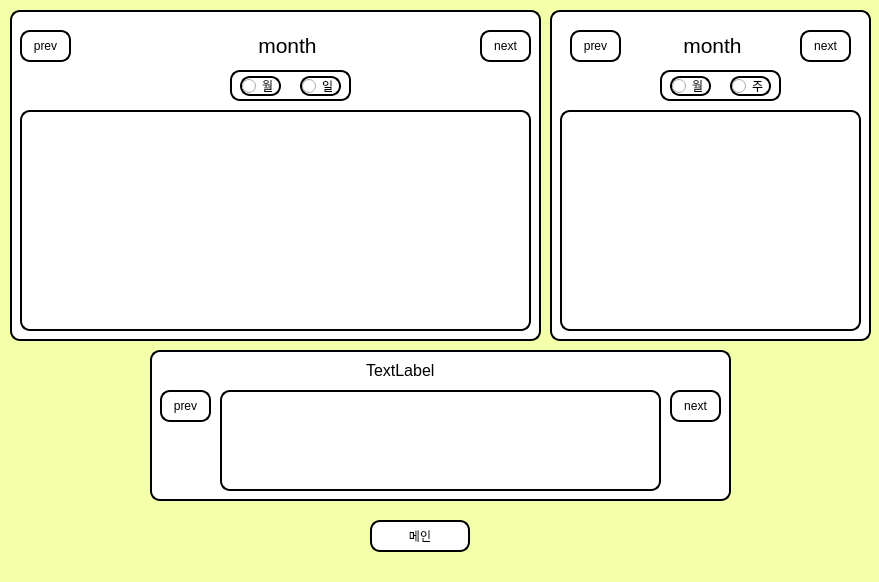
<?xml version="1.0" encoding="UTF-8"?>
<ui version="4.0">
 <class>Form</class>
 <widget class="QWidget" name="Form">
  <property name="geometry">
   <rect>
    <x>0</x>
    <y>0</y>
    <width>879</width>
    <height>582</height>
   </rect>
  </property>
  <property name="windowTitle">
   <string>Form</string>
  </property>
  <property name="styleSheet">
   <string notr="true">background-color:rgb(244, 255, 169);
font: 700 13pt &quot;Nanum Gothic&quot;; color:rgb(0, 0, 0);</string>
  </property>
  <widget class="QGroupBox" name="groupBox1">
   <property name="geometry">
    <rect>
     <x>10</x>
     <y>10</y>
     <width>531</width>
     <height>331</height>
    </rect>
   </property>
   <property name="styleSheet">
    <string notr="true">background-color:rgb(255, 255, 255);
border: 2px solid rgb(0, 0, 0);
border-radius: 10px
</string>
   </property>
   <property name="title">
    <string/>
   </property>
   <widget class="QWidget" name="verticalLayoutWidget">
    <property name="geometry">
     <rect>
      <x>10</x>
      <y>100</y>
      <width>511</width>
      <height>221</height>
     </rect>
    </property>
    <layout class="QVBoxLayout" name="graph_verticalLayout"/>
   </widget>
   <widget class="QPushButton" name="next">
    <property name="geometry">
     <rect>
      <x>470</x>
      <y>20</y>
      <width>51</width>
      <height>32</height>
     </rect>
    </property>
    <property name="text">
     <string>next</string>
    </property>
   </widget>
   <widget class="QPushButton" name="prev">
    <property name="geometry">
     <rect>
      <x>10</x>
      <y>20</y>
      <width>51</width>
      <height>32</height>
     </rect>
    </property>
    <property name="text">
     <string>prev</string>
    </property>
   </widget>
   <widget class="QLabel" name="month">
    <property name="geometry">
     <rect>
      <x>220</x>
      <y>20</y>
      <width>111</width>
      <height>31</height>
     </rect>
    </property>
    <property name="whatsThis">
     <string>&lt;html&gt;&lt;head/&gt;&lt;body&gt;&lt;p align=&quot;right&quot;&gt;aaaa&lt;/p&gt;&lt;/body&gt;&lt;/html&gt;</string>
    </property>
    <property name="styleSheet">
     <string notr="true">background-color:rgb(255, 255, 255);
border: 2px solid white;
border-radius: 10px; 
selection-background-color: darkgray; 
font-size: 16px;
setalignment: center;

</string>
    </property>
    <property name="text">
     <string>&lt;html&gt;&lt;head/&gt;&lt;body&gt;&lt;p align=&quot;center&quot;&gt;&lt;span style=&quot; font-size:16pt;&quot;&gt;month&lt;/span&gt;&lt;/p&gt;&lt;/body&gt;&lt;/html&gt;</string>
    </property>
   </widget>
   <widget class="QGroupBox" name="groupBox_2">
    <property name="geometry">
     <rect>
      <x>220</x>
      <y>60</y>
      <width>121</width>
      <height>31</height>
     </rect>
    </property>
    <property name="title">
     <string/>
    </property>
    <widget class="QRadioButton" name="db_3">
     <property name="geometry">
      <rect>
       <x>10</x>
       <y>6</y>
       <width>41</width>
       <height>20</height>
      </rect>
     </property>
     <property name="text">
      <string>월</string>
     </property>
    </widget>
    <widget class="QRadioButton" name="db">
     <property name="geometry">
      <rect>
       <x>70</x>
       <y>6</y>
       <width>41</width>
       <height>20</height>
      </rect>
     </property>
     <property name="text">
      <string>일</string>
     </property>
    </widget>
   </widget>
  </widget>
  <widget class="QWidget" name="ww" native="true">
   <property name="geometry">
    <rect>
     <x>210</x>
     <y>510</y>
     <width>401</width>
     <height>51</height>
    </rect>
   </property>
   <widget class="QPushButton" name="rb2">
    <property name="geometry">
     <rect>
      <x>160</x>
      <y>10</y>
      <width>100</width>
      <height>32</height>
     </rect>
    </property>
    <property name="styleSheet">
     <string notr="true">background-color:rgb(255, 255, 255);
border: 2px solid rgb(0, 0, 0);
border-radius: 10px</string>
    </property>
    <property name="text">
     <string>메인</string>
    </property>
   </widget>
  </widget>
  <widget class="QGroupBox" name="groupBox2">
   <property name="geometry">
    <rect>
     <x>550</x>
     <y>10</y>
     <width>321</width>
     <height>331</height>
    </rect>
   </property>
   <property name="styleSheet">
    <string notr="true">background-color:rgb(255, 255, 255);
border: 2px solid rgb(0, 0, 0);
border-radius: 10px
</string>
   </property>
   <property name="title">
    <string/>
   </property>
   <widget class="QWidget" name="verticalLayoutWidget_2">
    <property name="geometry">
     <rect>
      <x>10</x>
      <y>100</y>
      <width>301</width>
      <height>221</height>
     </rect>
    </property>
    <layout class="QVBoxLayout" name="graph_verticalLayout1"/>
   </widget>
   <widget class="QPushButton" name="prev_2">
    <property name="geometry">
     <rect>
      <x>20</x>
      <y>20</y>
      <width>51</width>
      <height>32</height>
     </rect>
    </property>
    <property name="text">
     <string>prev</string>
    </property>
   </widget>
   <widget class="QPushButton" name="next_2">
    <property name="geometry">
     <rect>
      <x>250</x>
      <y>20</y>
      <width>51</width>
      <height>32</height>
     </rect>
    </property>
    <property name="text">
     <string>next</string>
    </property>
   </widget>
   <widget class="QLabel" name="month_2">
    <property name="geometry">
     <rect>
      <x>90</x>
      <y>20</y>
      <width>141</width>
      <height>31</height>
     </rect>
    </property>
    <property name="styleSheet">
     <string notr="true">background-color:rgb(255, 255, 255);
border: 2px solid white;
border-radius: 10px; 
selection-background-color: darkgray; 
font-size: 16px;
text-align: center;

</string>
    </property>
    <property name="text">
     <string>&lt;html&gt;&lt;head/&gt;&lt;body&gt;&lt;p align=&quot;center&quot;&gt;&lt;span style=&quot; font-size:16pt;&quot;&gt;month&lt;/span&gt;&lt;/p&gt;&lt;/body&gt;&lt;/html&gt;</string>
    </property>
   </widget>
   <widget class="QGroupBox" name="groupBox_3">
    <property name="geometry">
     <rect>
      <x>110</x>
      <y>60</y>
      <width>121</width>
      <height>31</height>
     </rect>
    </property>
    <property name="title">
     <string/>
    </property>
    <widget class="QRadioButton" name="mb_2">
     <property name="geometry">
      <rect>
       <x>10</x>
       <y>6</y>
       <width>41</width>
       <height>20</height>
      </rect>
     </property>
     <property name="text">
      <string>월</string>
     </property>
    </widget>
    <widget class="QRadioButton" name="db_2">
     <property name="geometry">
      <rect>
       <x>70</x>
       <y>6</y>
       <width>41</width>
       <height>20</height>
      </rect>
     </property>
     <property name="text">
      <string>주</string>
     </property>
    </widget>
   </widget>
  </widget>
  <widget class="QGroupBox" name="groupBox">
   <property name="geometry">
    <rect>
     <x>150</x>
     <y>350</y>
     <width>581</width>
     <height>151</height>
    </rect>
   </property>
   <property name="styleSheet">
    <string notr="true">background-color:rgb(255, 255, 255);
border: 2px solid rgb(0, 0, 0);
border-radius: 10px
</string>
   </property>
   <property name="title">
    <string/>
   </property>
   <widget class="QTextBrowser" name="textBrowser">
    <property name="geometry">
     <rect>
      <x>70</x>
      <y>40</y>
      <width>441</width>
      <height>101</height>
     </rect>
    </property>
   </widget>
   <widget class="QPushButton" name="prev_3">
    <property name="geometry">
     <rect>
      <x>10</x>
      <y>40</y>
      <width>51</width>
      <height>32</height>
     </rect>
    </property>
    <property name="text">
     <string>prev</string>
    </property>
   </widget>
   <widget class="QPushButton" name="next_3">
    <property name="geometry">
     <rect>
      <x>520</x>
      <y>40</y>
      <width>51</width>
      <height>32</height>
     </rect>
    </property>
    <property name="text">
     <string>next</string>
    </property>
   </widget>
   <widget class="QLabel" name="label">
    <property name="geometry">
     <rect>
      <x>210</x>
      <y>10</y>
      <width>211</width>
      <height>21</height>
     </rect>
    </property>
    <property name="styleSheet">
     <string notr="true">background-color:rgb(255, 255, 255);
border: 2px solid white;
border-radius: 10px; 
selection-background-color: darkgray; 
font-size: 16px;
text-align: center;


</string>
    </property>
    <property name="text">
     <string>TextLabel</string>
    </property>
   </widget>
  </widget>
 </widget>
 <resources/>
 <connections/>
</ui>
